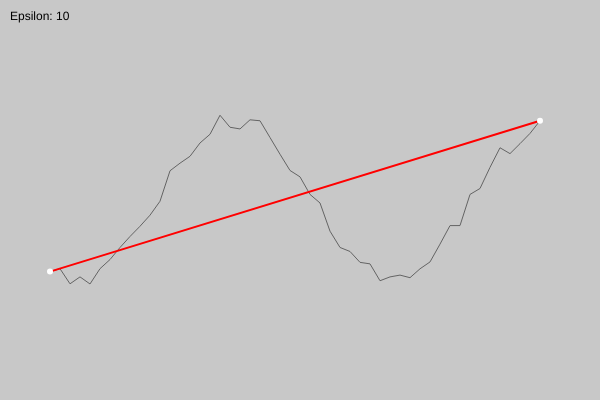
Frame 1 (no input)
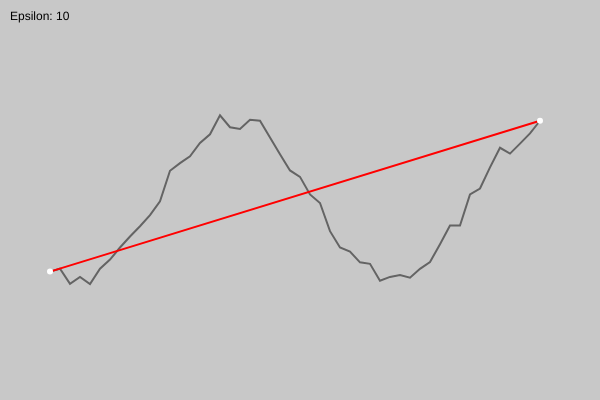
Frame 60 (no input)
Frame 120 (the mouse pressed at the canvas centre since frame 60): identical to frame 60, image omitted

The p5.js sketch that drew these frames (run headless with seeded random() and noise() and a simulated clock; from frame 60 on, the mouse is pressed at the canvas centre):

// p5.js sketch
// ── sketch.js
let points = [];
let simplified = [];
let stack = [];

let epsilonSlider;
let playButton, stepButton, resetButton;

let playing = false;
let currentSegment = null;

function setup() {
  createCanvas(600, 400);

  createUI();
  initCurve();
}

function createUI() {
  createSpan("Epsilon: ").position(10, height + 10);

  epsilonSlider = createSlider(1, 50, 10, 1);
  epsilonSlider.position(80, height + 10);

  playButton = createButton("Play");
  playButton.position(250, height + 10);
  playButton.mousePressed(togglePlay);

  stepButton = createButton("Passo");
  stepButton.position(310, height + 10);
  stepButton.mousePressed(douglasStep);

  resetButton = createButton("Reset");
  resetButton.position(380, height + 10);
  resetButton.mousePressed(initCurve);
}

function initCurve() {
  points = [];
  simplified = [];
  stack = [];

  // Curva com ruído
  for (let x = 50; x < width - 50; x += 10) {
    let y = height / 2 + 80 * sin(x * 0.02) + random(-10, 10);
    points.push(createVector(x, y));
  }

  simplified = new Array(points.length).fill(false);
  simplified[0] = true;
  simplified[points.length - 1] = true;

  stack.push({ start: 0, end: points.length - 1 });

  playing = false;
  currentSegment = null;
}

function draw() {
  background(200);

  let epsilon = epsilonSlider.value();

  // Curva original
  stroke(100);
  noFill();
  beginShape();
  for (let p of points) vertex(p.x, p.y);
  endShape();

  // Execução automática
  if (playing && frameCount % 10 === 0) {
    douglasStep();
  }

  // Desenha aproximação
  stroke(255, 0, 0);
  strokeWeight(2);
  let last = null;
  for (let i = 0; i < points.length; i++) {
    if (simplified[i]) {
      if (last !== null) {
        line(points[last].x, points[last].y, points[i].x, points[i].y);
      }
      last = i;
    }
  }

  // Segmento atual
  if (currentSegment) {
    stroke(0, 255, 0);
    strokeWeight(2);
    let a = points[currentSegment.start];
    let b = points[currentSegment.end];
    line(a.x, a.y, b.x, b.y);
  }

  // Pontos mantidos
  fill(255);
  noStroke();
  for (let i = 0; i < points.length; i++) {
    if (simplified[i]) {
      circle(points[i].x, points[i].y, 6);
    }
  }

  // Texto
  fill(0);
  noStroke();
  text("Epsilon: " + epsilon, 10, 20);
}

function togglePlay() {
  playing = !playing;
  playButton.html(playing ? "Pause" : "Play");
}

function douglasStep() {
  if (stack.length === 0) {
    playing = false;
    playButton.html("Play");
    return;
  }

  let epsilon = epsilonSlider.value();

  let seg = stack.pop();
  currentSegment = seg;

  let maxDist = 0;
  let index = -1;

  let a = points[seg.start];
  let b = points[seg.end];

  for (let i = seg.start + 1; i < seg.end; i++) {
    let d = perpendicularDistance(points[i], a, b);
    if (d > maxDist) {
      maxDist = d;
      index = i;
    }
  }

  if (maxDist > epsilon) {
    simplified[index] = true;

    stack.push({ start: seg.start, end: index });
    stack.push({ start: index, end: seg.end });
  }
}

// Distância ponto-reta
function perpendicularDistance(p, a, b) {
  let num = abs(
    (b.y - a.y) * p.x -
    (b.x - a.x) * p.y +
    b.x * a.y -
    b.y * a.x
  );

  let den = dist(a.x, a.y, b.x, b.y);
  return num / den;
}
